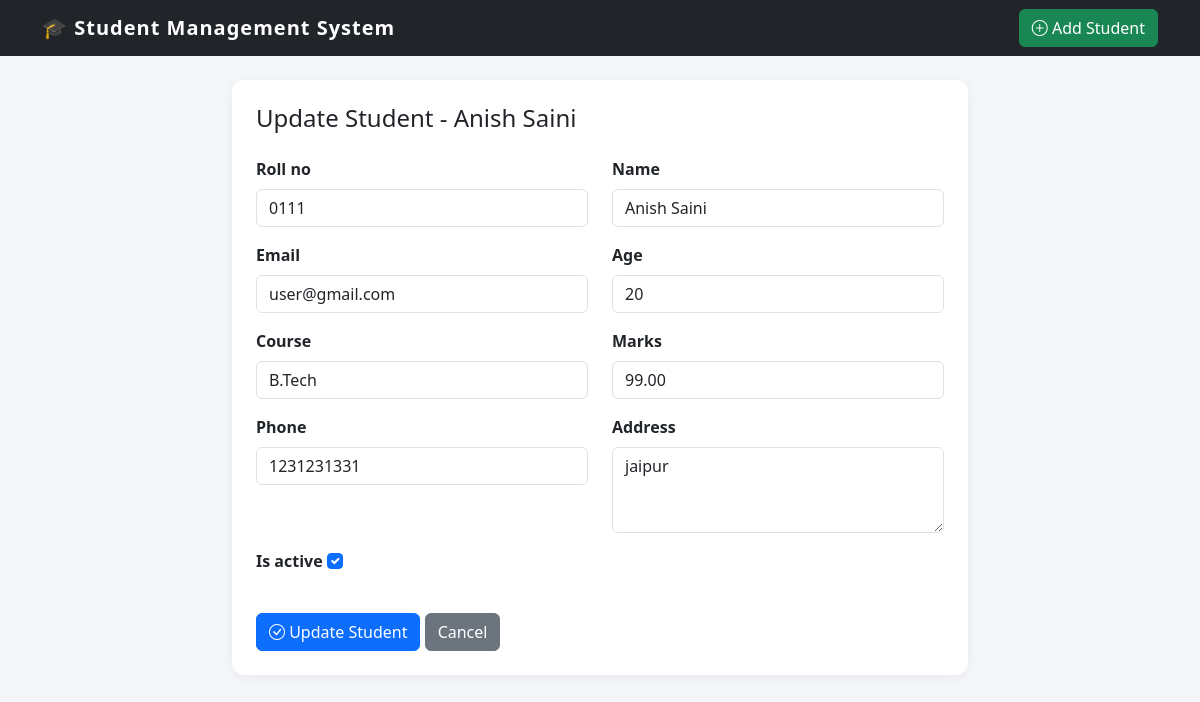
The page /students/1/update/ on the database its author committed.
### students/models.py (models this page shows, shortened)
class Student(models.Model):
    COURSE_CHOICES = [
        ('BCA', 'BCA'),
        ('MCA', 'MCA'),
        ('B.Tech', 'B.Tech'),
        ('M.Tech', 'M.Tech'),
        ('BSc', 'BSc'),
        ('MSc', 'MSc'),
    ]
    roll_no = models.CharField(max_length=20, unique=True)
    name = models.CharField(max_length=100)
    email = models.EmailField(unique=True)
    age = models.PositiveIntegerField()
    course = models.CharField(max_length=20, choices=COURSE_CHOICES)
    marks = models.DecimalField(max_digits=5, decimal_places=2)
    phone = models.CharField(max_length=15, blank=True)
    address = models.TextField(blank=True)
    admission_date = models.DateField(auto_now_add=True)
    is_active = models.BooleanField(default=True)
    Descripstion = models.TextField(default="")
    class Meta:
        ordering = ['roll_no']

### students/views.py (the view)
# urls.py: path('<int:pk>/update/', views.student_update, name='student_update'),
def student_update(request, pk):
    student = get_object_or_404(Student, pk=pk)
    if request.method == 'POST':
        form = StudentForm(request.POST, instance=student)
        if form.is_valid():
            form.save()
            messages.success(request, f"✅ '{student.name}' ki details update ho gayi!")
            return redirect('student_list')
    else:
        form = StudentForm(instance=student)
    return render(request, 'students/student_form.html', {
        'form': form,
        'title': f'Update Student - {student.name}',
        'button_text': 'Update Student'
    })

### students/forms.py (shortened to what this page needs)
class StudentForm(forms.ModelForm):
    class Meta:
        model = Student
        fields = ['roll_no', 'name', 'email', 'age', 'course',
                  'marks', 'phone', 'address', 'is_active']
        widgets = {
            'roll_no': forms.TextInput(attrs={'class': 'form-control', 'placeholder': 'e.g. BCA001'}),
            'name': forms.TextInput(attrs={'class': 'form-control', 'placeholder': 'Full Name'}),
            'email': forms.EmailInput(attrs={'class': 'form-control', 'placeholder': 'student@email.com'}),
            'age': forms.NumberInput(attrs={'class': 'form-control', 'min': 15, 'max': 60}),
            'course': forms.Select(attrs={'class': 'form-control'}),
            'marks': forms.NumberInput(attrs={'class': 'form-control', 'step': '0.01', 'min': 0, 'max': 100}),
            'phone': forms.TextInput(attrs={'class': 'form-control', 'placeholder': '10-digit number'}),
            'address': forms.Textarea(attrs={'class': 'form-control', 'rows': 3}),
            'is_active': forms.CheckboxInput(attrs={'class': 'form-check-input'}),
        }

### students/templates/students/student_form.html (shortened to what this page needs)
{% extends 'students/base.html' %}
{% block content %}
<div class="row justify-content-center">
    <div class="col-md-8">
        <div class="card p-4">
            <h4 class="mb-4">{{ title }}</h4>
            <form method="POST" novalidate>
                <div class="row">
                    {% for field in form %}
                        <div class="col-md-6 mb-3">
                            <label class="form-label fw-bold">{{ field.label }}</label>
                            {{ field }}
                        </div>
                    {% endfor %}
                </div>
                <div class="mt-3">
                    <button type="submit" class="btn btn-primary">
                        <i class="bi bi-check-circle"></i> {{ button_text }}
                    </button>
                    <a href="{% url 'student_list' %}" class="btn btn-secondary">
                        Cancel
                    </a>
                </div>
            </form>
        </div>
    </div>
</div>
{% endblock %}

### students/templates/students/base.html (style rules this page uses)
body { background: #f4f6f9; }
.card { border: none; border-radius: 12px; box-shadow: 0 2px 12px rgba(0,0,0,0.06); }

### rows shown on the page
Student: form "0111" "Anish Saini" "user@gmail.com" "20" "B.Tech" "99.00" "1231231331" "jaipur" "☑"

### other values the page prints
{{ title }} "Update Student - Anish Saini"
{{ field.label }} "Roll no" "Name" "Email" "Age" "Course" "Marks" "Phone" "Address" "Is active"
{{ button_text }} "Update Student"
